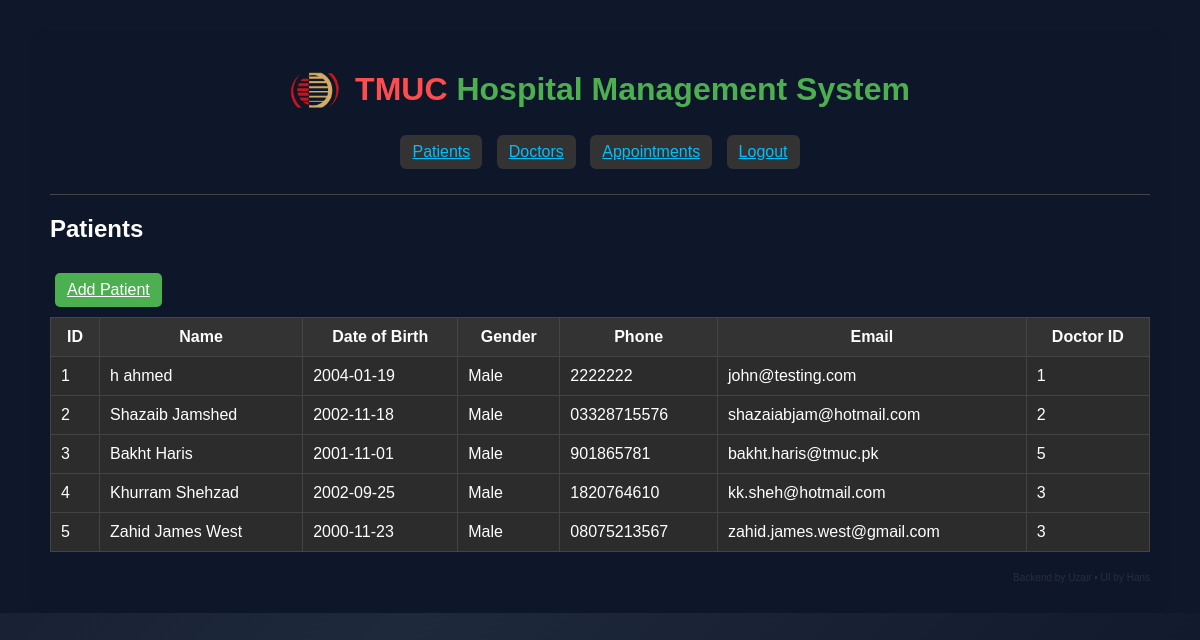
The app's page /patients (signed in) with its own data.
### app/models/patient.py (models this page shows, shortened)
class Patient(db.Model):
    __tablename__ = "patients"
    id = db.Column(db.Integer, primary_key=True)
    first_name = db.Column(db.String(50), nullable=False)
    last_name = db.Column(db.String(50), nullable=False)
    date_of_birth = db.Column(db.String(20))
    gender = db.Column(db.String(10))
    phone = db.Column(db.String(20))
    email = db.Column(db.String(100))
    address = db.Column(db.String(200))
    blood_type = db.Column(db.String(20))
    allergies = db.Column(db.String(200))
    emergency_contact_name = db.Column(db.String(100))
    emergency_contact_phone = db.Column(db.String(20))
    medical_notes = db.Column(db.String(200))
    doctor_id = db.Column(db.Integer, db.ForeignKey('doctors.id'), nullable=True)
    status = db.Column(db.String(20), default="active")
    doctor = db.relationship('Doctor', backref=db.backref('patients', lazy=True))

### app/routes/main_routes.py (the view)
@main.route("/patients")
@login_required
def view_patients():
    patients = Patient.query.all()
    return render_template("patients.html", patients=patients)

### app/__init__.py (called while the page is built)
def create_app():
    app = Flask(__name__)
    app.config.from_object("config.Config")
    db.init_app(app)
    migrate.init_app(app, db)
    login_manager.init_app(app)
    login_manager.login_view = "auth.login"
    from app.models.user import User
    @login_manager.user_loader
    def load_user(user_id):
        return User.query.get(int(user_id))
    from app.routes.auth_routes import auth
    from app.routes.main_routes import main
    app.register_blueprint(auth)
    app.register_blueprint(main)
    return app

### app/templates/patients.html
{% extends "base.html" %}
{% block content %}
<h2>Patients</h2>
<a href="{{ url_for('main.add_patient') }}" class="btn">Add Patient</a>
{% if patients %}
<table>
    <thead>
        <tr>
            <th>ID</th>
            <th>Name</th>
            <th>Date of Birth</th>
            <th>Gender</th>
            <th>Phone</th>
            <th>Email</th>
            <th>Doctor ID</th>
        </tr>
    </thead>
    <tbody>
        {% for patient in patients %}
        <tr>
            <td>{{ patient.id }}</td>
            <td>{{ patient.first_name }} {{ patient.last_name }}</td>
            <td>{{ patient.date_of_birth }}</td>
            <td>{{ patient.gender }}</td>
            <td>{{ patient.phone }}</td>
            <td>{{ patient.email }}</td>
            <td>{{ patient.doctor_id }}</td>
        </tr>
        {% endfor %}
    </tbody>
</table>
{% else %}
<p>No patients found.</p>
{% endif %}
{% endblock %}

### app/templates/base.html (shortened to what this page needs)
<!DOCTYPE html>
<html lang="en">
<head>
    <link rel="stylesheet" href="{{ url_for('static', filename='style.css') }}?v=3">
</head>
<body>
    <div class="container glass">
        <div class="header">
            <img src="{{ url_for('static', filename='tmuc.png') }}" class="logo">
            <h1>
                <span class="brand-main">TMUC</span>
                <span class="brand-sub">Hospital Management System</span>
            </h1>
        </div>
        {% if request.path != '/' %}
        <nav>
            <a href="{{ url_for('main.view_patients') }}">Patients</a>
            <a href="{{ url_for('main.view_doctors') }}">Doctors</a>
            <a href="{{ url_for('main.view_appointments') }}">Appointments</a>
            <a href="{{ url_for('auth.logout') }}">Logout</a>
        </nav>
        {% endif %}
        <hr>
        {% block content %}{% endblock %}
<p class="credits">
</p>
    </div>
</body>
</html>

### app/static/style.css (style rules this page uses)
body { font-family: Arial; margin: 0; color: white; overflow-x: hidden; background: transparent; }
.container { max-width: 1100px; margin: auto; }
.glass { backdrop-filter: blur(14px); background: rgba(15, 23, 42, 0.7); border-radius: 15px; padding: 20px; margin-top: 30px; }
.header { display: flex; align-items: center; justify-content: center; gap: 15px; }
.logo { width: 50px; }
.brand-main { color: #ff4d4d; font-weight: bold; }
.brand-sub { color: #4CAF50; }
nav { text-align: center; margin-bottom: 15px; }
nav a { background: #333; padding: 8px 12px; border-radius: 6px; margin: 5px; display: inline-block; color: #00bfff; }
table { width: 100%; border-collapse: collapse; background: #2c2c2c; }
th, td { border: 1px solid #444; padding: 10px; }
th { background: #333; }
.btn { display: inline-block; background: #4CAF50; padding: 8px 12px; border-radius: 5px; color: white; margin: 10px 5px; }
hr { border: none; height: 1px; background: #444; margin: 20px 0; }
html, body { background: #0f172a; }
.credits { font-size: 10px; color: rgba(255, 255, 255, 0.1); text-align: right; margin-top: 20px; }

### records on screen
Patient: id "1", first_name "h", last_name "ahmed", date_of_birth "2004-01-19", gender "Male", phone "2222222", email "john@testing.com", doctor_id "1"
Patient: id "2", first_name "Shazaib", last_name "Jamshed", date_of_birth "2002-11-18", gender "Male", phone "03328715576", email "shazaiabjam@hotmail.com", doctor_id "2"
Patient: id "3", first_name "Bakht", last_name "Haris", date_of_birth "2001-11-01", gender "Male", phone "901865781", email "bakht.haris@tmuc.pk", doctor_id "5"
Patient: id "4", first_name "Khurram", last_name "Shehzad", date_of_birth "2002-09-25", gender "Male", phone "1820764610", email "kk.sheh@hotmail.com", doctor_id "3"
Patient: id "5", first_name "Zahid", last_name "James West", date_of_birth "2000-11-23", gender "Male", phone "08075213567", email "zahid.james.west@gmail.com", doctor_id "3"
